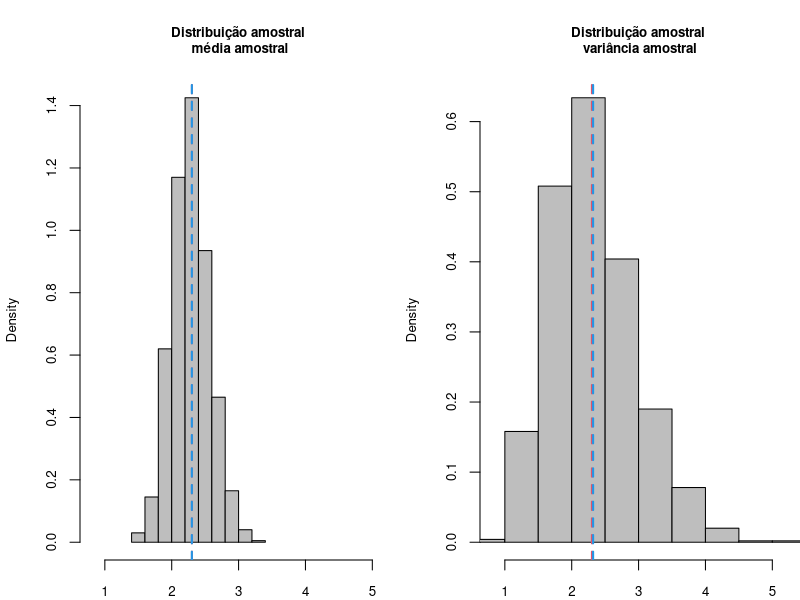

Source code (R): (Note: this script raises an error after producing the figure.)
## ---- chunk 1
lambda <- log(10)  # lambda real (desconhecido)
nS     <- 1000     # no. de a.a's coletadas
nobs   <- 30       # no. de obs. em cada amostra 
                   # (tamanho da a.a.)

# (1) obteção das amostras aleatórias
aa <- matrix(rpois(nobs*nS, lambda), 
               ncol = nobs) 
# cada uma das 'nS' linhas recebe 
# uma amostra de tamanho 'nobs'

# (2) cálculo das estatisticas para as amostras
X_bar <- apply(aa, 1, mean)
Sn2   <- apply(aa, 1, var) 

# (3) distribuição amostral das estatisticas
par(mfrow = c(1,2),
    mar=c(2,4,4,0),
    cex.lab = 0.8, cex.axis = 0.8, cex.main = 0.8)
hist(X_bar, freq = FALSE, col = "gray",
     xlim=range(X_bar, Sn2),
     xlab = "",
     main = "Distribuição amostral \nmédia amostral")
abline(v = lambda, col = 2,      # lambda "real" 
       lty = "dashed", lwd = 2)  # em  vermelho
abline(v = mean(X_bar), col = 4, # media dist. amost.
       lty = "dashed", lwd = 2)  # em  azul

hist(Sn2, freq = FALSE, col = "gray",
      xlim=range(X_bar, Sn2),
     xlab = "",
     main = "Distribuição amostral \nvariância amostral")
abline(v = lambda, col = 2,      # lambda "real" 
       lty = "dashed", lwd = 2)  # em  vermelho
abline(v = mean(Sn2), col = 4,   # media dist. amost.
       lty = "dashed", lwd = 2)  # em  azul
## ---- chunk 2
knitr::include_graphics("img/biased-estimator.png")
## ---- chunk 3
# (3) distribuição amostral das estatisticas
par(mfrow = c(1,2),
    mar=c(3,4,3,0),
    cex.lab = 0.8, cex.axis = 0.8, cex.main = 0.8)
hist(X_bar, freq = FALSE, col = "gray",
     xlim=range(X_bar, Sn2),
     xlab = "",
     main = "Distribuição amostral \nmédia amostral")
abline(v = lambda, col = 2,      # lambda "real" 
       lty = "dashed", lwd = 2)  # em  vermelho
abline(v = mean(X_bar), col = 4, # media dist. amost.
       lty = "dashed", lwd = 2)  # em  azul
mtext(paste("variância amostral: ", round(var(X_bar), digits = 4)), 
      side = 1, line = 2, cex = 0.8 )

hist(Sn2, freq = FALSE, col = "gray",
      xlim=range(X_bar, Sn2),
     xlab = "",
     main = "Distribuição amostral \nvariância amostral")
abline(v = lambda, col = 2,      # lambda "real" 
       lty = "dashed", lwd = 3)  # em  vermelho
abline(v = mean(Sn2), col = 4,   # media dist. amost.
       lty = "dashed", lwd = 3)  # em  azul
mtext(paste("variância amostral: ", round(var(Sn2), digits = 4)), 
      side = 1, line = 2, cex = 0.8 )
## ---- chunk 4
knitr::include_graphics("img/efficient-estimator.png")
## ---- chunk 5
lambda <- log(10)  # lambda real (desconhecido)
po <- exp(-lambda) # po real (desconhecido)

# Define Estimadores (funcoes de a.a.'s)
# Estimador freq. relativa de 0's
S_fcn <- function(x) return(sum(x == 0)/length(x))
# Estimador e^{-X_bar}
W_fcn <- function(x) return(exp(-mean(x)))

# (2) cálculo das estatisticas para as amostras
S_hat <- apply(aa, 1, S_fcn)
W_hat <- apply(aa, 1, W_fcn) 

# (3) distribuição amostral das estatisticas
par(mfrow = c(1,2),
    mar=c(2,4,4,0),
    cex.lab = 0.8, cex.axis = 0.8, cex.main = 0.8)
hist(S_hat, freq = FALSE, #col = "gray",
     xlim=range(S_hat, W_hat),
     xlab = "",
     main = "Distribuição amostral \nestatística S")
abline(v = po, col = 2,          # lambda "real" 
       lty = "dashed", lwd = 2)  # em  vermelho
abline(v = mean(S_hat), col = 4, # media dist. amost.
       lty = "dashed", lwd = 2)  # em  azul

hist(W_hat, freq = FALSE, #col = "gray",
      xlim=range(S_hat, W_hat),
     xlab = "",
     main = "Distribuição amostral \nestatística W")
abline(v = po, col = 2,      # lambda "real" 
       lty = "dashed", lwd = 2)  # em  vermelho
abline(v = mean(W_hat), col = 4,# media dist. amost.
       lty = "dashed", lwd = 2)  # em  azul
## ---- chunk 6
knitr::include_graphics("img/consistent-estimator.png")
## ---- chunk 7
lambda <- log(10)  # lambda real
po <- exp(-lambda) # po real

# Valor esperado do estimador e^{-X_bar}
W_expectation <- function(x, lambda){ 
  return(exp(-(x*lambda)*(1-exp(-1/x))))
  }
par(mar = c(4,4,0,0), cex.lab = 0.8)
# Gráfico de W_fcn
plot(W_expectation(1:100, lambda), type="l",
     col = "gray", lwd = 3,
     ylab = "E [ W(n) ]",
     xlab = "tamanho da amostra, n",
     main = "")
abline(h = po, col = 2,          # po "real" 
       lty = "dashed", lwd = 2)  # em  vermelho
## ---- chunk 8
knitr::include_graphics("img/MSE.png")
